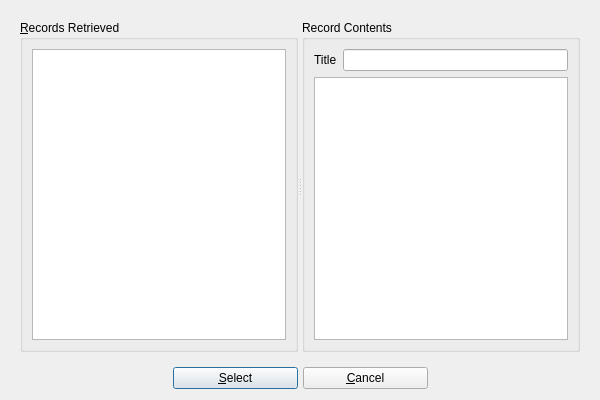
<?xml version="1.0" encoding="UTF-8"?>
<ui version="4.0">
 <class>z3950ResultsDialog</class>
 <widget class="QDialog" name="z3950ResultsDialog">
  <property name="geometry">
   <rect>
    <x>0</x>
    <y>0</y>
    <width>600</width>
    <height>400</height>
   </rect>
  </property>
  <property name="windowTitle">
   <string>BiblioteQ: Z39.50 Query Results</string>
  </property>
  <property name="windowIcon">
   <iconset resource="../Icons/icons.qrc">
    <normaloff>:/book.png</normaloff>:/book.png</iconset>
  </property>
  <layout class="QVBoxLayout">
   <item>
    <widget class="QFrame" name="frame">
     <layout class="QVBoxLayout">
      <item>
       <widget class="QSplitter" name="splitter">
        <property name="orientation">
         <enum>Qt::Horizontal</enum>
        </property>
        <property name="childrenCollapsible">
         <bool>false</bool>
        </property>
        <widget class="QGroupBox" name="recRet">
         <property name="title">
          <string>&amp;Records Retrieved</string>
         </property>
         <layout class="QVBoxLayout">
          <item>
           <widget class="QListWidget" name="list">
            <property name="tabKeyNavigation">
             <bool>true</bool>
            </property>
            <property name="alternatingRowColors">
             <bool>true</bool>
            </property>
            <property name="verticalScrollMode">
             <enum>QAbstractItemView::ScrollPerPixel</enum>
            </property>
            <property name="horizontalScrollMode">
             <enum>QAbstractItemView::ScrollPerPixel</enum>
            </property>
           </widget>
          </item>
         </layout>
        </widget>
        <widget class="QGroupBox" name="recCont">
         <property name="title">
          <string>Record Contents</string>
         </property>
         <layout class="QVBoxLayout">
          <item>
           <layout class="QHBoxLayout" name="horizontalLayout">
            <item>
             <widget class="QLabel" name="label">
              <property name="text">
               <string>Title</string>
              </property>
             </widget>
            </item>
            <item>
             <widget class="QLineEdit" name="title">
              <property name="readOnly">
               <bool>true</bool>
              </property>
             </widget>
            </item>
           </layout>
          </item>
          <item>
           <widget class="QTextEdit" name="textarea">
            <property name="tabChangesFocus">
             <bool>true</bool>
            </property>
            <property name="readOnly">
             <bool>true</bool>
            </property>
           </widget>
          </item>
         </layout>
        </widget>
       </widget>
      </item>
     </layout>
    </widget>
   </item>
   <item>
    <layout class="QHBoxLayout">
     <property name="spacing">
      <number>5</number>
     </property>
     <item>
      <spacer>
       <property name="orientation">
        <enum>Qt::Horizontal</enum>
       </property>
       <property name="sizeHint" stdset="0">
        <size>
         <width>39</width>
         <height>20</height>
        </size>
       </property>
      </spacer>
     </item>
     <item>
      <widget class="QPushButton" name="okButton">
       <property name="minimumSize">
        <size>
         <width>125</width>
         <height>0</height>
        </size>
       </property>
       <property name="text">
        <string>&amp;Select</string>
       </property>
       <property name="icon">
        <iconset resource="../Icons/icons.qrc">
         <normaloff>:/16x16/ok.png</normaloff>:/16x16/ok.png</iconset>
       </property>
      </widget>
     </item>
     <item>
      <widget class="QPushButton" name="cancelButton">
       <property name="minimumSize">
        <size>
         <width>125</width>
         <height>0</height>
        </size>
       </property>
       <property name="text">
        <string>&amp;Cancel</string>
       </property>
       <property name="icon">
        <iconset resource="../Icons/icons.qrc">
         <normaloff>:/16x16/cancel.png</normaloff>:/16x16/cancel.png</iconset>
       </property>
      </widget>
     </item>
     <item>
      <spacer>
       <property name="orientation">
        <enum>Qt::Horizontal</enum>
       </property>
       <property name="sizeHint" stdset="0">
        <size>
         <width>40</width>
         <height>20</height>
        </size>
       </property>
      </spacer>
     </item>
    </layout>
   </item>
  </layout>
 </widget>
 <tabstops>
  <tabstop>list</tabstop>
  <tabstop>title</tabstop>
  <tabstop>textarea</tabstop>
  <tabstop>okButton</tabstop>
  <tabstop>cancelButton</tabstop>
 </tabstops>
 <resources>
  <include location="../Icons/icons.qrc"/>
 </resources>
 <connections/>
</ui>
